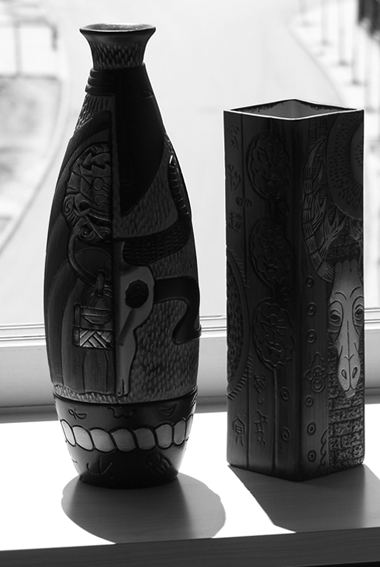
%> input picture bottle.png, 380 x 567 px
$ octave Untitled.m   (GNU Octave 9; MATLAB toolbox functions it lacks are replaced by stand-ins)
%> lines starting %> are read from the running program, lines starting %| are printed output that depends on the picture; in (x1, y1, x2, y2) boxes, pixels count from 0 and x2, y2 are one past the last pixel; in counts of white or black regions, pixels touching at a corner belong together; the program's own positions count from 1
I = imread('bottle.png');
%> I is the input picture: size 567x380 uint8; min 0, max 255, mean 114.2
I_gray = im2gray(I);

% Roberts
BW_roberts_h = ~edge(I_gray, 'roberts', [], 'horizontal');
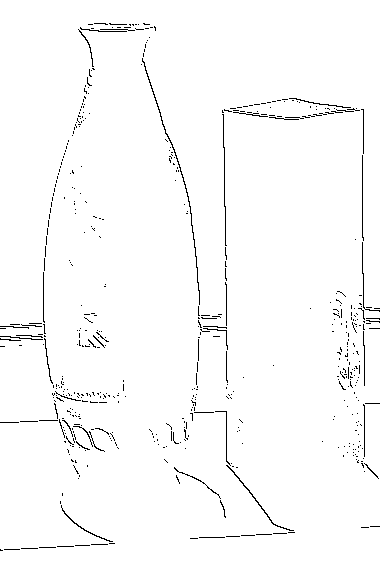
%> BW_roberts_h: size 567x380 logical; 98.1% white; black in thin lines or dots
BW_roberts_v = ~edge(I_gray, 'roberts', [], 'vertical');
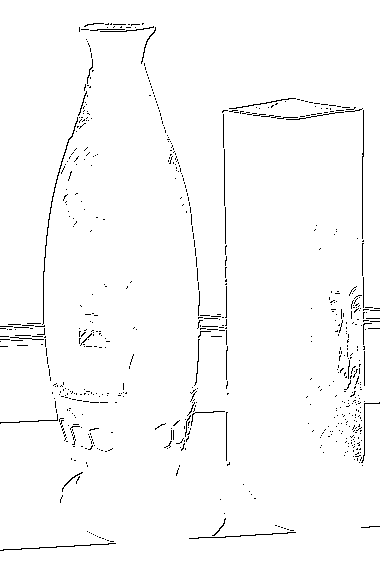
%> BW_roberts_v: size 567x380 logical; 98.1% white; black in thin lines or dots
BW_roberts_both = ~edge(I_gray, 'roberts',0.035 , 'both');
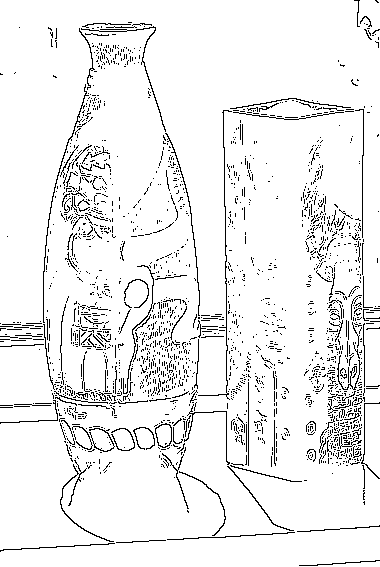
%> BW_roberts_both: size 567x380 logical; 93.3% white; black in thin lines or dots

% Prewitt
BW_prewitt_h = ~edge(I_gray, 'prewitt', [], 'horizontal');
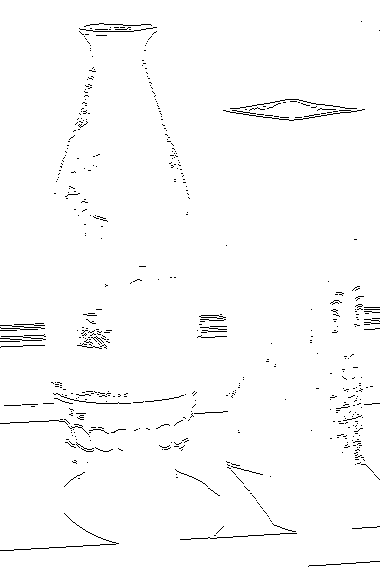
%> BW_prewitt_h: size 567x380 logical; 98.3% white; black in thin lines or dots
BW_prewitt_v = ~edge(I_gray, 'prewitt', [], 'vertical');
%> BW_prewitt_v: size 567x380 logical; 98.6% white; black in thin lines or dots, all inside (x1, y1, x2, y2) = (43, 0, 379, 545)
BW_prewitt_both = ~edge(I_gray, 'prewitt', [], 'both');
%> BW_prewitt_both: size 567x380 logical; 97.9% white; black in thin lines or dots

% Sobel
BW_sobel_h = ~edge(I_gray, 'sobel', [], 'horizontal');
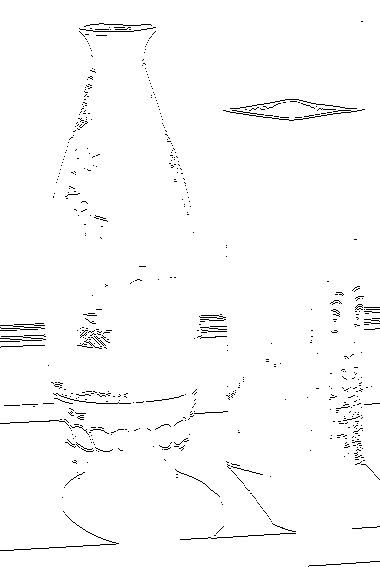
%> BW_sobel_h: size 567x380 logical; 98.3% white; black in thin lines or dots
BW_sobel_v = ~edge(I_gray, 'sobel', [], 'vertical');
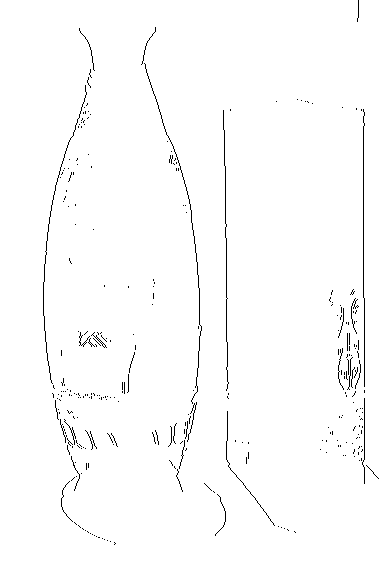
%> BW_sobel_v: size 567x380 logical; 98.6% white; black in thin lines or dots, all inside (x1, y1, x2, y2) = (43, 0, 379, 545)
BW_sobel_both = ~edge(I_gray, 'sobel', [], 'both');
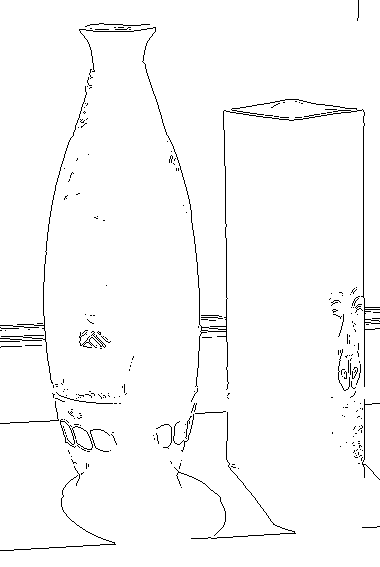
%> BW_sobel_both: size 567x380 logical; 97.9% white; black in thin lines or dots

figure;
subplot(3, 3, 1), imshow(BW_roberts_h,[]), title('Roberts Horizontal');
subplot(3, 3, 2), imshow(BW_roberts_v,[]), title('Roberts Vertical');
subplot(3, 3, 3), imshow(BW_roberts_both,[]), title('Roberts Both');
subplot(3, 3, 4), imshow(BW_prewitt_h,[]), title('Prewitt Horizontal');
subplot(3, 3, 5), imshow(BW_prewitt_v,[]), title('Prewitt Vertical');
subplot(3, 3, 6), imshow(BW_prewitt_both,[]), title('Prewitt Both');
subplot(3, 3, 7), imshow(BW_sobel_h,[]), title('Sobel Horizontal');
subplot(3, 3, 8), imshow(BW_sobel_v,[]), title('Sobel Vertical');
subplot(3, 3, 9), imshow(BW_sobel_both,[]), title('Sobel Both');
